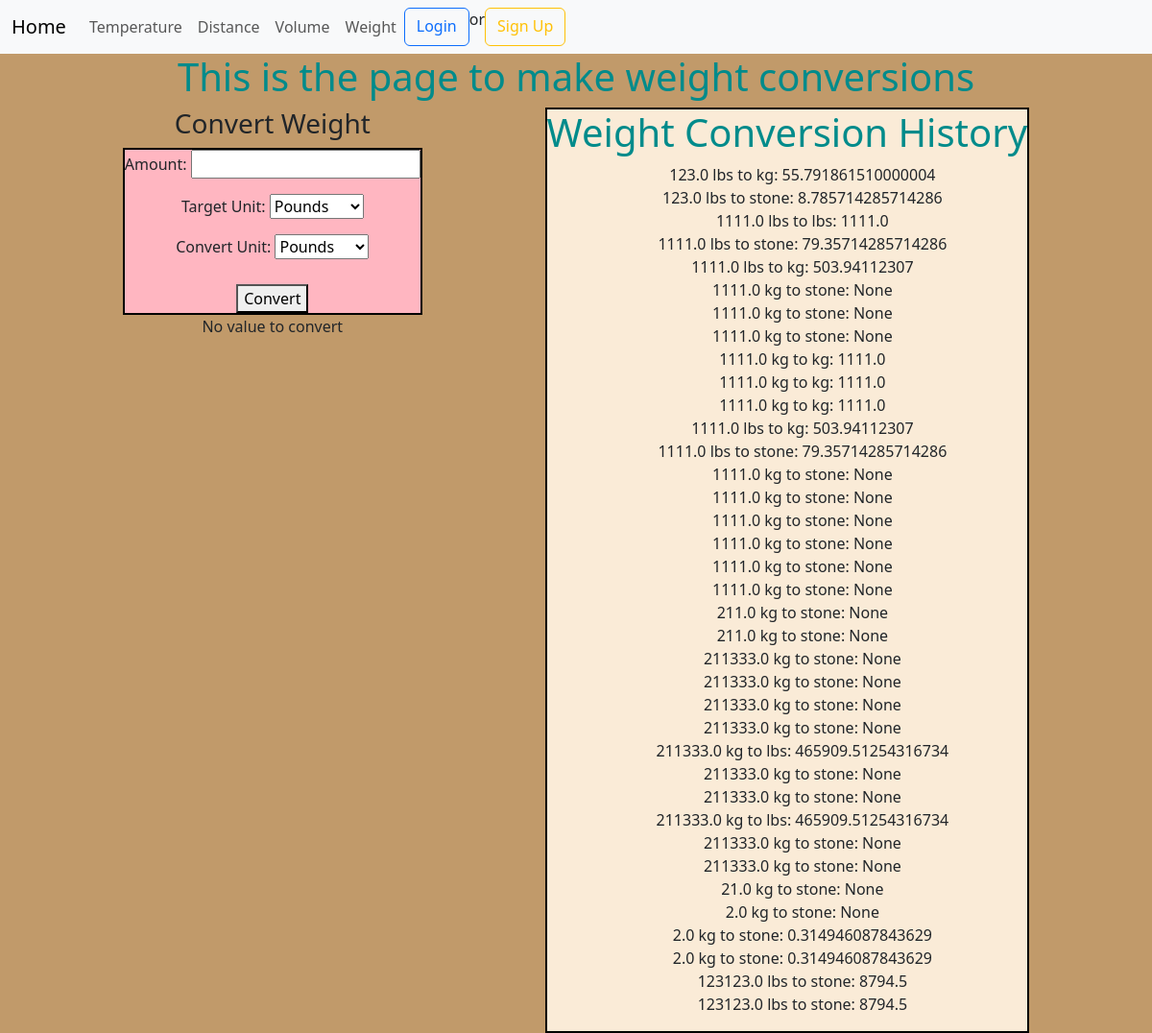
Before: /weight/ with the older database file.
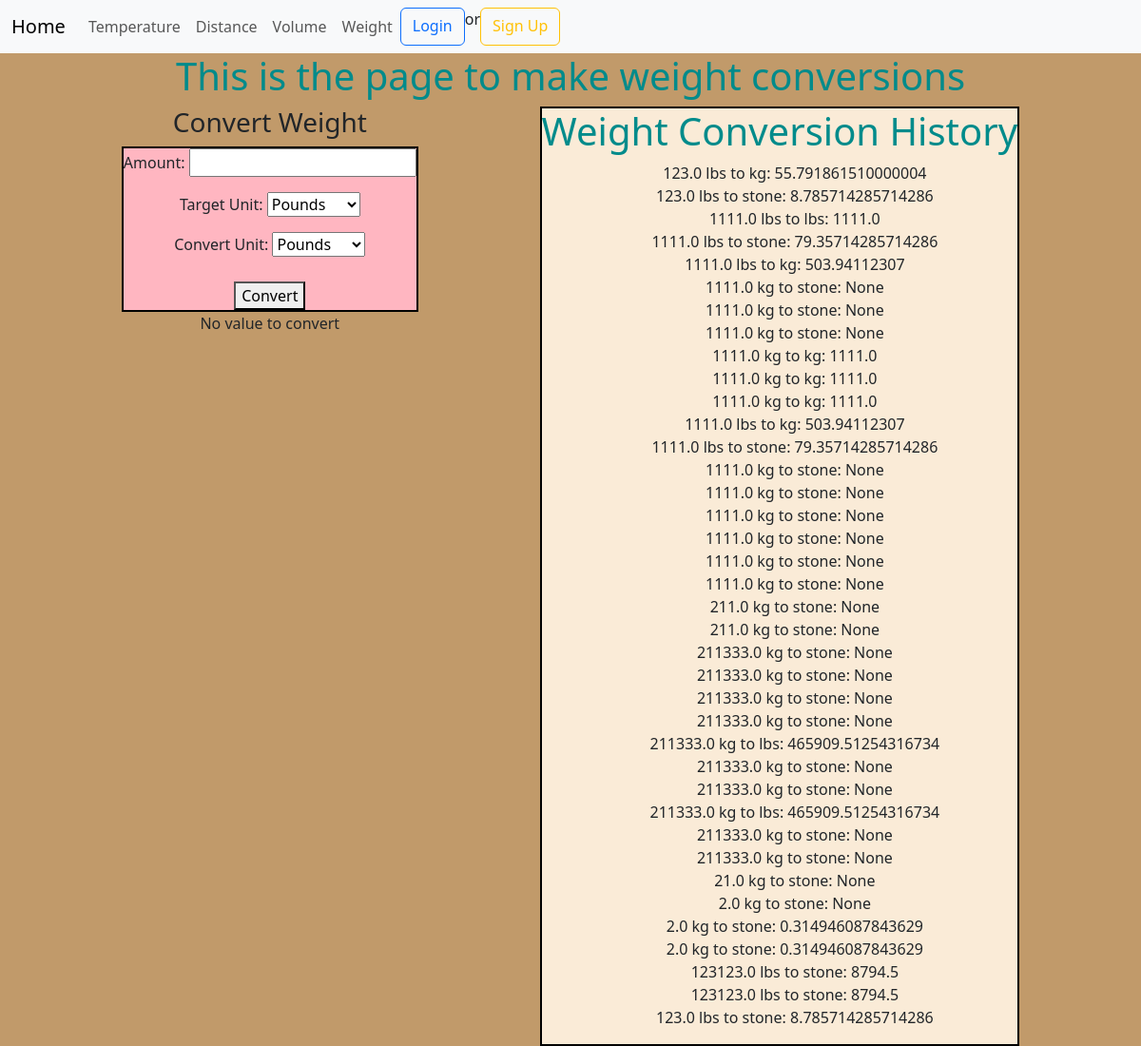
After: the same page with the newer database file.
### pages/models.py (models this page shows, shortened)
class ConversionHistory(models.Model):
    category = models.CharField(max_length=50)
    targetUnit = models.CharField(max_length=50)
    convertUnit = models.CharField(max_length=50)
    amount = models.FloatField()
    result = models.FloatField(null=True, blank=True)
    created_at = models.DateTimeField(null=True, auto_now_add=True)

### pages/views.py (the view)
# urls.py: path('weight/', views.weight_view, name="weight"),
def weight_view(request):
    form = WeightConversionForm()
    converted_value = None
    category = "weight"
    if request.method == 'POST':
        form = WeightConversionForm(request.POST)
        if form.is_valid():
            print("form is valid") #check if code works
            amount = form.cleaned_data['amount']
            targetUnit = form.cleaned_data['targetUnit']
            convertUnit = form.cleaned_data['convertUnit']
            print(f"Amount: {amount}, Target Unit: {targetUnit}, Convert Unit: {convertUnit}, Category: {category}")
            converted_value = perform_weight_conversion(amount, targetUnit, convertUnit)
            conversion_record = ConversionHistory(
                amount = amount,
                targetUnit = targetUnit,
                convertUnit = convertUnit,
                category = category,
                result = converted_value
            )
            conversion_record.save()
    else:
        print(form.errors) # log error
        form = WeightConversionForm()
    form.fields['category'].initial = category
    history = ConversionHistory.objects.filter(category='weight') #get conversion history
    return render(request, 'pages/weight.html', {'form': form, 'history': history, 'converted_value':converted_value})

### pages/forms.py
class WeightConversionForm(forms.Form):
    model = ConversionHistory
    amount = forms.FloatField(label='Amount', min_value=0)
    targetUnit = forms.ChoiceField(
        label='Target Unit',
        choices=[
            ('lbs', 'Pounds'),
            ('kg', 'Kilograms'),
            ('stone', 'Stone'),
        ])
    convertUnit = forms.ChoiceField(
        label='Convert Unit',
        choices=[
            ('lbs', 'Pounds'),
            ('kg', 'Kilograms'),
            ('stone', 'Stone'),
        ])
    category = forms.CharField(widget=forms.HiddenInput())
    fields = ['targetUnit','amount','convertUnit','category','result']

### templates/pages/weight.html (shortened to what this page needs)
{% extends 'base.html' %}
{% load static %}
{% block css %}
    <link rel="stylesheet" href="{% static 'css/base.css' %}">
{% endblock css %}
{% block content %}
<h1>This is the page to make weight conversions</h1>
<section class="app-container">
<div class="conversion-form">
<h3>Convert Weight</h3>
<fieldset style="background-color: lightpink;">
<form method="POST" action="{% url 'weight' %}">
{{ form.as_p }}
<button type="submit">Convert</button><label>
</form>
</fieldset>
{% if converted_value is not None %}
<h2>Conversion Result:</h2>
<p>The converted value is: <strong>{{ converted_value }}</strong></p>
{% else %}
<p>No value to convert</p>
{% endif %}
</div>
<div id="history">
<h1>Weight Conversion History</h1>
<ul>
    {% for conversion in history %}
    <li>{{ conversion.amount }} {{ conversion.targetUnit }} to {{ conversion.convertUnit }}: {{ conversion.result }}</li>
    {% empty %}
    <li>No conversion history available.</li>
    {% endfor %}
</ul>
</div>
</section>
{% endblock content %}

Changed rows visible on the page:
added ConversionHistory: amount "123.0", targetUnit "lbs", convertUnit "stone", result "8.785714285714286"
